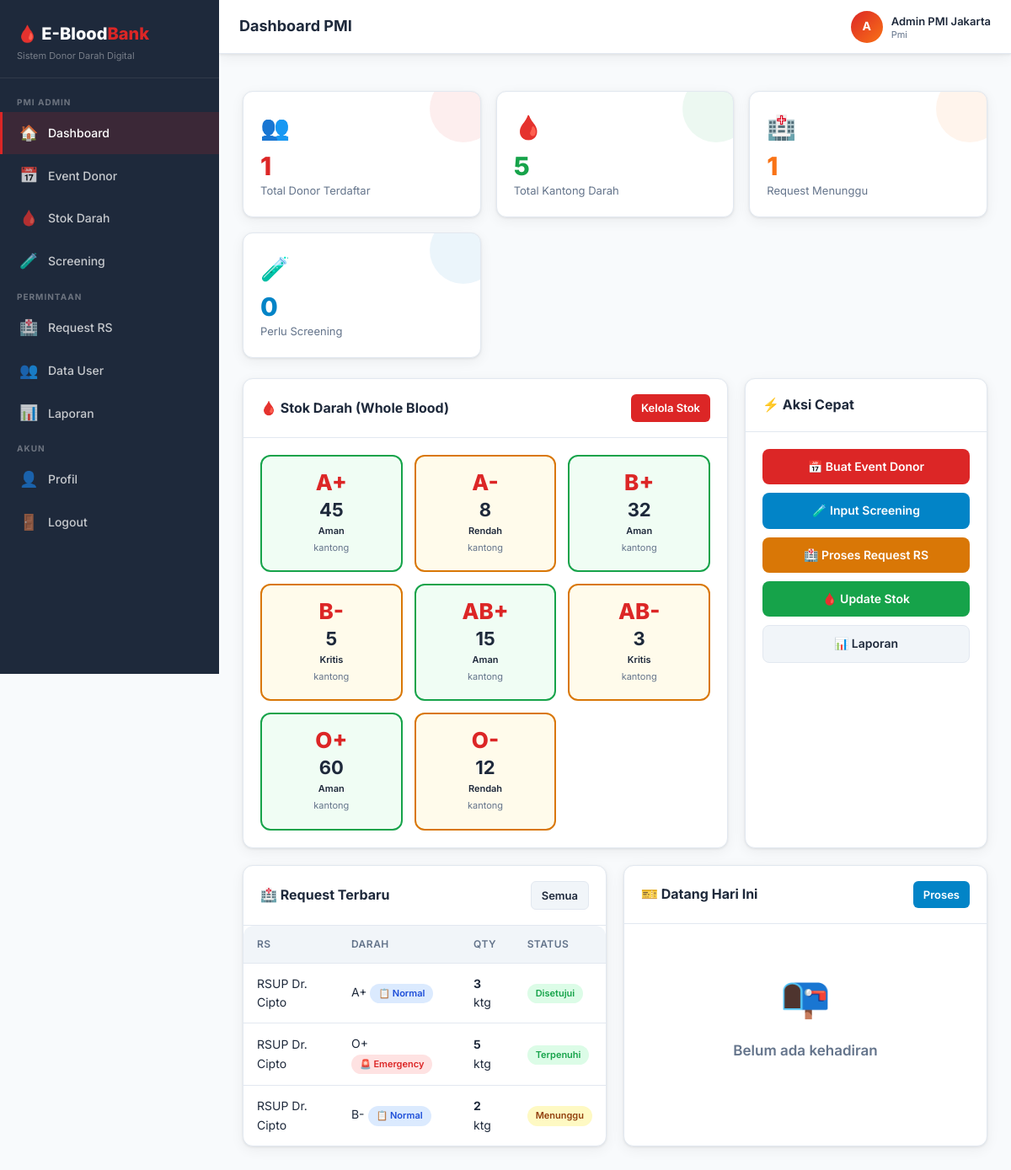
Screenshot of /index.php?page=admin_dashboard (signed in) with the database file from the repository.
### tables this page shows
CREATE TABLE IF NOT EXISTS users (
    id INT AUTO_INCREMENT PRIMARY KEY,
    nik VARCHAR(20) UNIQUE,
    name VARCHAR(100) NOT NULL,
    email VARCHAR(100) UNIQUE NOT NULL,
    password VARCHAR(255) NOT NULL,
    role ENUM('donor', 'pmi', 'rs') NOT NULL DEFAULT 'donor',
    blood_type ENUM('A', 'B', 'AB', 'O') DEFAULT NULL,
    rhesus ENUM('+', '-') DEFAULT NULL,
    phone VARCHAR(20),
    address TEXT,
    last_donation DATE DEFAULT NULL,
    total_donations INT DEFAULT 0,
    hospital_name VARCHAR(150) DEFAULT NULL,
    is_active TINYINT(1) DEFAULT 1,
    created_at TIMESTAMP DEFAULT CURRENT_TIMESTAMP,
    updated_at TIMESTAMP DEFAULT CURRENT_TIMESTAMP ON UPDATE CURRENT_TIMESTAMP
);

CREATE TABLE IF NOT EXISTS blood_stock (
    id INT AUTO_INCREMENT PRIMARY KEY,
    blood_type ENUM('A', 'B', 'AB', 'O') NOT NULL,
    rhesus ENUM('+', '-') NOT NULL,
    component ENUM('Whole Blood', 'PRC', 'Trombosit', 'FFP', 'WB') DEFAULT 'Whole Blood',
    quantity INT DEFAULT 0,
    min_stock INT DEFAULT 10,
    updated_at TIMESTAMP DEFAULT CURRENT_TIMESTAMP ON UPDATE CURRENT_TIMESTAMP,
    UNIQUE KEY unique_stock (blood_type, rhesus, component)
);

CREATE TABLE IF NOT EXISTS requests (
    id INT AUTO_INCREMENT PRIMARY KEY,
    hospital_id INT NOT NULL,
    blood_type ENUM('A', 'B', 'AB', 'O') NOT NULL,
    rhesus ENUM('+', '-') NOT NULL,
    component ENUM('Whole Blood', 'PRC', 'Trombosit', 'FFP', 'WB') DEFAULT 'Whole Blood',
    quantity INT NOT NULL,
    urgency ENUM('normal', 'emergency') DEFAULT 'normal',
    status ENUM('pending', 'approved', 'rejected', 'fulfilled', 'cancelled') DEFAULT 'pending',
    patient_name VARCHAR(100),
    patient_age INT,
    diagnosis TEXT,
    notes TEXT,
    approved_by INT DEFAULT NULL,
    approved_at DATETIME DEFAULT NULL,
    created_at TIMESTAMP DEFAULT CURRENT_TIMESTAMP,
    updated_at TIMESTAMP DEFAULT CURRENT_TIMESTAMP ON UPDATE CURRENT_TIMESTAMP,
    FOREIGN KEY (hospital_id) REFERENCES users(id) ON DELETE CASCADE,
    FOREIGN KEY (approved_by) REFERENCES users(id) ON DELETE SET NULL
);

### index.php (called while the page is built, shortened)
<?php
require_once __DIR__ . '/core/auth.php';
require_once __DIR__ . '/core/helper.php';
require_once __DIR__ . '/routes.php';

### core/auth.php (called while the page is built, shortened)
<?php
require_once __DIR__ . '/helper.php';
function isLoggedIn() {
    return isset($_SESSION['user_id']);
}
function currentUser() {
    $db = getDB();
    $stmt = $db->prepare("SELECT * FROM users WHERE id = ? LIMIT 1");
    $stmt->execute([$_SESSION['user_id']]);
    return $stmt->fetch();
}
function hasRole($role) {
    return isLoggedIn() && $_SESSION['user_role'] === $role;
}

### modules/admin/dashboard.php (the view, shortened to what this page needs)
<?php
$pageTitle   = 'Dashboard PMI';
$db = getDB();
$totalUsers     = $db->query("SELECT COUNT(*) FROM users WHERE role='donor'")->fetchColumn();
$totalDonations = $db->query("SELECT SUM(total_donations) FROM users WHERE role='donor'")->fetchColumn() ?? 0;
$pendingReq     = $db->query("SELECT COUNT(*) FROM requests WHERE status='pending'")->fetchColumn();
$pendingScreen  = $db->query("SELECT COUNT(*) FROM bookings WHERE status='confirmed'")->fetchColumn();
$stocks = $db->query("SELECT blood_type, rhesus, quantity, min_stock, component FROM blood_stock WHERE component='Whole Blood' ORDER BY blood_type, rhesus")->fetchAll();
$recentReq = $db->query("
    SELECT r.*, u.name as hospital_name FROM requests r
    JOIN users u ON r.hospital_id = u.id
    ORDER BY r.created_at DESC LIMIT 5
")->fetchAll();
$todayBook = $db->query("
    SELECT b.*, u.name as donor_name, e.title as event_title
    FROM bookings b JOIN users u ON b.user_id=u.id JOIN events e ON b.event_id=e.id
    WHERE DATE(b.booking_time) = CURDATE() AND b.status='confirmed'
    LIMIT 5
")->fetchAll();
include __DIR__ . '/../../views/layouts/header.php';
?>
<div class="stats-grid">
  <div class="stat-card red">
    <div class="stat-icon">👥</div>
    <div class="stat-value"><?= $totalUsers ?></div>
    <div class="stat-label">Total Donor Terdaftar</div>
  </div>
  <div class="stat-card green">
    <div class="stat-icon">🩸</div>
    <div class="stat-value"><?= $totalDonations ?></div>
    <div class="stat-label">Total Kantong Darah</div>
  </div>
  <div class="stat-card orange">
    <div class="stat-icon">🏥</div>
    <div class="stat-value"><?= $pendingReq ?></div>
    <div class="stat-label">Request Menunggu</div>
  </div>
  <div class="stat-card blue">
    <div class="stat-icon">🧪</div>
    <div class="stat-value"><?= $pendingScreen ?></div>
    <div class="stat-label">Perlu Screening</div>
  </div>
</div>
<div style="display:grid;grid-template-columns:2fr 1fr;gap:20px;margin-bottom:20px">
<div class="card">
  <div class="card-header">
    <h3>🩸 Stok Darah (Whole Blood)</h3>
    <a href="/ebloodbank/index.php?page=admin_stock" class="btn btn-primary btn-sm">Kelola Stok</a>
  </div>
  <div class="card-body">
    <div class="blood-grid">
      <?php foreach ($stocks as $s):
        $status = getStockStatus($s['quantity'], $s['min_stock']);
        $label  = $s['blood_type'] . $s['rhesus'];
        $class  = str_replace('badge-','',$status['class']);
        $class  = $class === 'success' ? 'safe' : ($class === 'warning' ? 'low' : 'critical');
      ?>
        <div class="blood-card <?= $class ?>">
          <div class="blood-type-label"><?= $label ?></div>
          <div class="blood-qty" data-qty="<?= $s['quantity'] ?>" data-min="<?= $s['min_stock'] ?>"><?= $s['quantity'] ?></div>
          <div class="blood-status"><?= $status['label'] ?></div>
          <div class="blood-component">kantong</div>
        </div>
      <?php endforeach; ?>
    </div>
  </div>
</div>
<div class="card">
  <div class="card-header"><h3>⚡ Aksi Cepat</h3></div>
  <div class="card-body" style="display:flex;flex-direction:column;gap:10px">
    <a href="/ebloodbank/index.php?page=admin_event_create" class="btn btn-primary btn-block">📅 Buat Event Donor</a>
    <a href="/ebloodbank/index.php?page=admin_screening" class="btn btn-info btn-block">🧪 Input Screening</a>
    <a href="/ebloodbank/index.php?page=admin_requests" class="btn btn-warning btn-block">🏥 Proses Request RS</a>
    <a href="/ebloodbank/index.php?page=admin_stock_update" class="btn btn-success btn-block">🩸 Update Stok</a>
    <a href="/ebloodbank/index.php?page=reports" class="btn btn-secondary btn-block">📊 Laporan</a>
  </div>
</div>
</div>
<div style="display:grid;grid-template-columns:1fr 1fr;gap:20px">
<div class="card">
  <div class="card-header">
    <h3>🏥 Request Terbaru</h3>
    <a href="/ebloodbank/index.php?page=admin_requests" class="btn btn-secondary btn-sm">Semua</a>
  </div>
  <div class="card-body" style="padding:0">
    <?php if (empty($recentReq)): ?>
      <div class="empty-state"><div class="icon">📭</div><h3>Belum ada request</h3></div>
    <?php else: ?>
      <div class="table-wrap" style="border:none">
        <table id="data-table">
          <thead><tr><th>RS</th><th>Darah</th><th>Qty</th><th>Status</th></tr></thead>
          <tbody>
          <?php foreach ($recentReq as $r): ?>
            <tr>
              <td><?= sanitize($r['hospital_name']) ?></td>
              <td><?= $r['blood_type'].$r['rhesus'] ?> <?= getUrgencyBadge($r['urgency']) ?></td>
              <td><strong><?= $r['quantity'] ?></strong> ktg</td>
              <td><?= getStatusBadge($r['status']) ?></td>
            </tr>
          <?php endforeach; ?>
          </tbody>
        </table>
      </div>
    <?php endif; ?>
  </div>
</div>
<div class="card">
  <div class="card-header">
    <h3>🎫 Datang Hari Ini</h3>
    <a href="/ebloodbank/index.php?page=admin_screening" class="btn btn-info btn-sm">Proses</a>
  </div>
  <div class="card-body" style="padding:0">
    <?php if (empty($todayBook)): ?>
      <div class="empty-state"><div class="icon">📭</div><h3>Belum ada kehadiran</h3></div>
    <?php endif; ?>
  </div>
</div>
</div>
<?php include __DIR__ . '/../../views/layouts/footer.php'; ?>

### views/layouts/header.php (shortened to what this page needs)
<?php
$user = currentUser();
$currentPage = $_GET['page'] ?? 'dashboard';
function navItem($icon, $label, $page, $currentPage) {
    $active = $currentPage === $page ? 'active' : '';
    return "<a class='nav-item $active' href='/ebloodbank/index.php?page=$page'>
        <span class='nav-icon'>$icon</span> $label
    </a>";
}
?>
<!DOCTYPE html>
<html lang="id">
<head>
<link rel="stylesheet" href="/ebloodbank/public/css/style.css">
</head>
<body>
<div class="app-layout">
<aside class="sidebar" id="sidebar">
  <div class="sidebar-logo">
    <h2>🩸 E-Blood<span>Bank</span></h2>
    <p>Sistem Donor Darah Digital</p>
  </div>
  <nav class="sidebar-nav">
  <?php if (hasRole('donor')): ?>
    <div class="nav-section">Donor</div>
    <?= navItem('🏠', 'Dashboard', 'dashboard', $currentPage) ?>
    <?= navItem('📅', 'Event Donor', 'events', $currentPage) ?>
    <?= navItem('🎫', 'Booking Saya', 'my_bookings', $currentPage) ?>
    <?= navItem('📋', 'Riwayat Donor', 'history', $currentPage) ?>
    <?= navItem('👤', 'Profil', 'profile', $currentPage) ?>
  <?php elseif (hasRole('pmi')): ?>
    <div class="nav-section">PMI Admin</div>
    <?= navItem('🏠', 'Dashboard', 'admin_dashboard', $currentPage) ?>
    <?= navItem('📅', 'Event Donor', 'admin_events', $currentPage) ?>
    <?= navItem('🩸', 'Stok Darah', 'admin_stock', $currentPage) ?>
    <?= navItem('🧪', 'Screening', 'admin_screening', $currentPage) ?>
    <div class="nav-section">Permintaan</div>
    <?= navItem('🏥', 'Request RS', 'admin_requests', $currentPage) ?>
    <?= navItem('👥', 'Data User', 'admin_users', $currentPage) ?>
    <?= navItem('📊', 'Laporan', 'reports', $currentPage) ?>
  <?php endif; ?>
    <div class="nav-section" style="margin-top:auto">Akun</div>
    <?= navItem('👤', 'Profil', 'profile', $currentPage) ?>
    <a class="nav-item" href="/ebloodbank/index.php?page=logout" data-confirm="Yakin mau logout?">
      <span class="nav-icon">🚪</span> Logout
    </a>
  </nav>
</aside>
<div class="main-content">
  <header class="topbar">
    <div class="d-flex align-center gap-3">
      <div class="topbar-left">
        <h1><?= $pageTitle ?? 'Dashboard' ?></h1>
      </div>
    </div>
    <div class="topbar-right">
      <div class="topbar-user">
        <div class="user-avatar"><?= strtoupper(substr($user['name'] ?? 'U', 0, 1)) ?></div>
        <div class="user-info">
          <strong><?= sanitize($user['name'] ?? '') ?></strong>
          <span><?= ucfirst($user['role'] ?? '') ?></span>
        </div>
      </div>
    </div>
  </header>
  <main class="page-body">

### core/helper.php (shortened to what this page needs)
<?php
function sanitize($input) {
    return htmlspecialchars(strip_tags(trim($input)), ENT_QUOTES, 'UTF-8');
}
function getStockStatus($qty, $min) {
    if ($qty <= $min)       return ['label' => 'Kritis', 'class' => 'badge-warning'];
    if ($qty <= $min * 2)   return ['label' => 'Rendah', 'class' => 'badge-info'];
    return                         ['label' => 'Aman', 'class' => 'badge-success'];
}
function getUrgencyBadge($urgency) {
    return $urgency === 'emergency'
        ? "<span class='badge badge-danger'>🚨 Emergency</span>"
        : "<span class='badge badge-info'>📋 Normal</span>";
}
function getStatusBadge($status) {
    $map = [
        'pending'   => ['label' => 'Menunggu',   'class' => 'badge-warning'],
        'approved'  => ['label' => 'Disetujui',  'class' => 'badge-success'],
        'rejected'  => ['label' => 'Ditolak',    'class' => 'badge-danger'],
        'fulfilled' => ['label' => 'Terpenuhi',  'class' => 'badge-success'],
        'cancelled' => ['label' => 'Dibatalkan', 'class' => 'badge-secondary'],
        'confirmed' => ['label' => 'Dikonfirmasi','class' => 'badge-info'],
        'screened'  => ['label' => 'Screening',  'class' => 'badge-primary'],
        'donated'   => ['label' => 'Selesai Donor','class' => 'badge-success'],
        'failed'    => ['label' => 'Gagal',      'class' => 'badge-danger'],
        'active'    => ['label' => 'Aktif',      'class' => 'badge-success'],
        'completed' => ['label' => 'Selesai',    'class' => 'badge-secondary'],
        'pass'      => ['label' => 'Lolos',      'class' => 'badge-success'],
        'fail'      => ['label' => 'Tidak Lolos','class' => 'badge-danger'],
    ];
    $info = $map[$status] ?? ['label' => $status, 'class' => 'badge-secondary'];
    return "<span class='badge {$info['class']}'>{$info['label']}</span>";
}

### rows the page displays
users: name "A", name "Admin PMI Jakarta", role "Pmi"
blood_stock: label "A+", quantity "45", quantity+min_stock "Aman"
blood_stock: label "A-", quantity "8", quantity+min_stock "Rendah"
blood_stock: label "B+", quantity "32", quantity+min_stock "Aman"
blood_stock: label "B-", quantity "5", quantity+min_stock "Kritis"
blood_stock: label "AB+", quantity "15", quantity+min_stock "Aman"
blood_stock: label "AB-", quantity "3", quantity+min_stock "Kritis"
blood_stock: label "O+", quantity "60", quantity+min_stock "Aman"
blood_stock: label "O-", quantity "12", quantity+min_stock "Rendah"
requests: hospital.name "RSUP Dr. Cipto", blood_type "A", rhesus "+", urgency "📋 Normal", quantity "3", status "Disetujui"
requests: hospital.name "RSUP Dr. Cipto", blood_type "O", rhesus "+", urgency "🚨 Emergency", quantity "5", status "Terpenuhi"
requests: hospital.name "RSUP Dr. Cipto", blood_type "B", rhesus "-", urgency "📋 Normal", quantity "2", status "Menunggu"

### other values shown
$icon "🏠 📅 🩸 🧪 🏥 👥 📊 👤"
$label "Dashboard Event Donor Stok Darah Screening Request RS Data User Laporan Profil"
$pageTitle "Dashboard PMI"
$totalUsers "1"
$totalDonations "5"
$pendingReq "1"
$pendingScreen "0"
